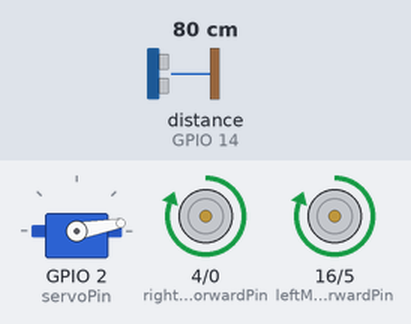
Bench run of a sketch on a simulated ESP8266 (NodeMCU). Parts: servo, motor-driver pin pairs drawn as motors (green arrow = first pin HIGH = forward, orange = second pin HIGH = backward, longer = more drive, scaled by the enable pin). Inputs (shaded band) come from the test bench; at power-on: distance to the obstacle (sensor on GPIO 14) 80 cm. The echo pulse lasts 58.3 µs per cm; what the sketch prints to the serial monitor is not drawn.

Above: at 0.79 s.
1.3 s: distance to the obstacle (sensor on GPIO 14) set to 22 cm
At 1.62 s:
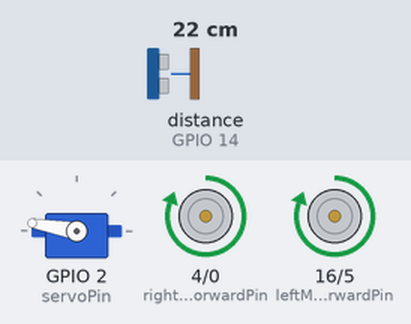
4.3 s: distance to the obstacle (sensor on GPIO 14) set to 19 cm
At 5.5 s:
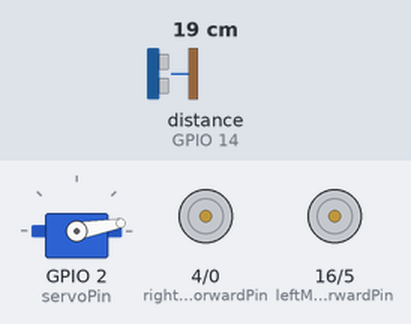
7.3 s: distance to the obstacle (sensor on GPIO 14) set to 35 cm
At 7.48 s:
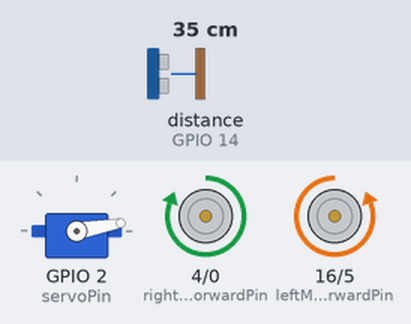
10.3 s: distance to the obstacle (sensor on GPIO 14) set to 2 cm
At 10.55 s:
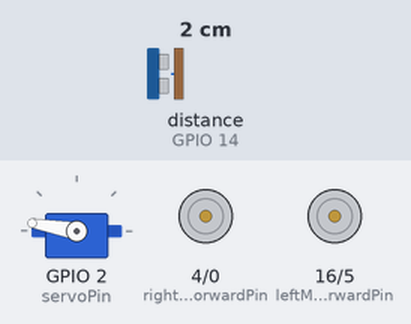
13.3 s: distance to the obstacle (sensor on GPIO 14) set to 9 cm
16.3 s: distance to the obstacle (sensor on GPIO 14) set to 12 cm
Timing chart, 0 to 20.3 s (numbered marks = the images above; inputs shaded):
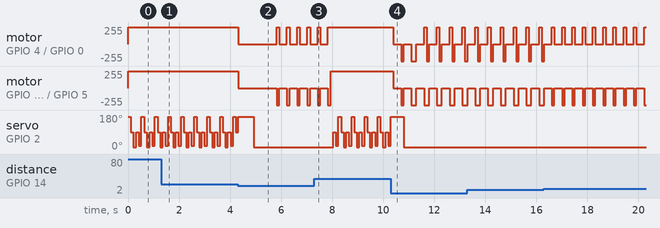

The sketch:

hello_servo.ino
```cpp
#include <NewPing.h> // Ultrasonic
#include <Servo.h> // servo

#include <ESP8266WiFi.h> // ESP8266
#include <WiFiUdp.h> // UDP


// distances
const int sonarMaxDistance = 200; // max distance for the sensor to read
const int dangerDistance = 20; // distance to avoid
const int criticalDistance = 10;

const int echoPin = 14; // D5/GPIO14
const int trigPin = 12; // D6/GPIO12

NewPing sonar(trigPin, echoPin, sonarMaxDistance);


Servo servo;
const int servoPin = 2; // D4/GPIO2
// Servo positions (rough calibrations):
const int fullLeft = 170;
const int frontCenter = 90; // 57 old val
const int fullRight = 10;
const int asd[4] = {fullLeft,  frontCenter,  fullRight, frontCenter};
int view = 0;


// L298N control pins
const int leftMotorForwardPin = 16; // D0/GPIO16
const int leftMotorBackwardPin = 5; // D1/GPIO5
const int rightMotorForwardPin = 4; // D2/GPIO4
const int rightMotorBackwardPin = 0; // D3/GPIO0

// motor speed pins
const int leftMotorSpeedPin = 15;  // D8/GPIO15
const int rightMotorSpeedPin = 13; // D7/GPIO13

// motor speeds
int leftMotorSpeed = 0;
int rightMotorSpeed = 0;

// biasing motors speed
int leftMotorSpeedBias = 0;
int rightMotorSpeedBias = 0;

// turning duration
const int turningDuration = 100;


// UDP
WiFiUDP Udp;
unsigned int localUdpPort = 5003;  // local port to listen on
char incomingPacket[255];          // buffer for incoming packets

// set wifi credentials
const String ssid = "Mobot"; // SSID
const String passphrase = "12345678"; // password

// mobot mode
bool controlled = false;


void setup() {
  // attach servo to pin
  servo.attach(servoPin);

  // initially position the sensor in front and center
  servo.write(frontCenter);

  // set pin modes
  pinMode(rightMotorForwardPin, OUTPUT);
  pinMode(rightMotorBackwardPin, OUTPUT);
  pinMode(leftMotorForwardPin, OUTPUT);
  pinMode(leftMotorBackwardPin, OUTPUT);

  // make the robot move forward if initially not controlled
  if (!controlled) {
    motorForward();
    setLeftMotorSpeed(255);
    setRightMotorSpeed(255);
  }

  // initiate wifi
  WiFi.mode(WIFI_STA);
  WiFi.softAP(ssid, passphrase);

  // print the AP IP address
  IPAddress IP = WiFi.softAPIP();
  Serial.print("AP IP address: ");
  Serial.println(IP);

  // print the UDP port
  Udp.begin(localUdpPort);
  Serial.print("UDP port: ");
  Serial.println(localUdpPort);

  Serial.begin(115200);
}

void loop() {
  int packetSize = Udp.parsePacket();
  String key;
  int val;

  if (packetSize) {
    Serial.printf("Received %d bytes from %s, port %d\n", packetSize, Udp.remoteIP().toString().c_str(), Udp.remotePort());

    // grab the data
    int len = Udp.read(incomingPacket, 255);
    if (len > 0) incomingPacket[len] = 0;
    String data = incomingPacket;

    // parse data
    key = data.substring(0, 2);
    val = data.substring(2, len).toInt();

    // set mobot mode
    if (key == "MD") {
      controlled = val;
      if (controlled) {
        motorStop();
      } else {
        motorForward();
        leftMotorSpeedBias = 0;
        rightMotorSpeedBias = 0;
        setLeftMotorSpeed(255);
        setRightMotorSpeed(255);

      }
    }

    // control the mobot
    if (controlled) {

      // control forward/backward
      if (key == "FB") {
        if (val > 0) {
          motorForward();
          leftMotorSpeed = val;
          rightMotorSpeed = val;
        } else if (val < 0) {
          motorBackward();
          leftMotorSpeed = val * -1;
          rightMotorSpeed = val * -1;
        } else {
          motorStop();
        }
      }


      // control turning
      else if (key == "LR") {
        if (val < 0) {
          rightMotorSpeedBias = val * -1;
        } else if (val > 0) {
          leftMotorSpeedBias = val;
        } else {
          leftMotorSpeedBias = 0;
          rightMotorSpeedBias = 0;
        }
      }
    }

  }

  // control mobot
  if (controlled) {
    setLeftMotorSpeed(leftMotorSpeed);
    setRightMotorSpeed(rightMotorSpeed);
  }

  // mobot mode obstacle
  else {
    servo.write(asd[view]);
    delay(100);
    view = view >= 4 ? 0 : view + 1;

    // detect if the distance is less or equal to
    // danger distance
    if (sonar.ping_cm() <= dangerDistance) {
      motorStop();
      int left = checkAndPingLeft();
      int right = checkAndPingRight();

      int distance = 0;

      // if distance on left is greater
      // than the distance on the right
      if (left > right) {
        servo.write(fullLeft);

        // detect until the distance is greater
        // than the danger distance
        do {
          distance = sonar.ping_cm();

          // move backward if the distance
          // is critical
          if (distance <= criticalDistance) {
            motorBackward();
            delay(100);
            motorStop();
          }

          delay(300);
          motorTurnLeft();
        }
        while (distance <= dangerDistance);
      }

      // if distance on right is greater
      // than the distance on the left
      else {
        servo.write(fullRight);

        // detect until the distance is greater
        // than the danger distance
        do {
          distance = sonar.ping_cm();

          // detect until the distance is greater
          // than the danger distance
          if (distance <= criticalDistance) {
            motorBackward();
            delay(100);
            motorStop();
          }

          delay(300);
          motorTurnRight();
        }
        while (distance <= dangerDistance);
      }

      servo.write(frontCenter);
      motorForward();
      setLeftMotorSpeed(255);
      setRightMotorSpeed(255);
    }

  }
}

// ping left distance
int checkAndPingLeft () {
  servo.write(fullLeft);
  delay(300);
  int distance = sonar.ping_cm();

  // move backward if the distance is critical
  if (distance <= criticalDistance) {
    motorBackward();
    delay(100);
    motorStop();
  } else {
    delay(300);
  }

  return distance;
}


// ping right distance
int checkAndPingRight () {
  servo.write(fullRight);
  delay(300);
  int distance = sonar.ping_cm();

  // move backward if the distance is critical
  if (distance <= criticalDistance) {
    motorBackward();
    delay(100);
    motorStop();
  } else {
    delay(300);
  }

  return distance;
}

void setLeftMotorSpeed(int val) {
  analogWrite(leftMotorSpeedPin, val - leftMotorSpeedBias);
}

void setRightMotorSpeed(int val) {
  analogWrite(rightMotorSpeedPin, val - rightMotorSpeedBias);
}

void motorForward() {
  digitalWrite(leftMotorForwardPin, HIGH);
  digitalWrite(leftMotorBackwardPin, LOW);
  digitalWrite(rightMotorForwardPin, HIGH);
  digitalWrite(rightMotorBackwardPin, LOW);
}

void motorBackward() {
  digitalWrite(leftMotorForwardPin, LOW);
  digitalWrite(leftMotorBackwardPin, HIGH);
  digitalWrite(rightMotorForwardPin, LOW);
  digitalWrite(rightMotorBackwardPin, HIGH);
}

void motorStop() {
  digitalWrite(leftMotorForwardPin, LOW);
  digitalWrite(leftMotorBackwardPin, LOW);
  digitalWrite(rightMotorForwardPin, LOW);
  digitalWrite(rightMotorBackwardPin, LOW);
}

void motorTurnLeft () {
  digitalWrite(leftMotorForwardPin, HIGH);
  digitalWrite(leftMotorBackwardPin, LOW);
  digitalWrite(rightMotorForwardPin, LOW);
  digitalWrite(rightMotorBackwardPin, HIGH);

  delay(turningDuration);
  motorStop();
}

void motorTurnRight () {
  digitalWrite(leftMotorForwardPin, LOW);
  digitalWrite(leftMotorBackwardPin, HIGH);
  digitalWrite(rightMotorForwardPin, HIGH);
  digitalWrite(rightMotorBackwardPin, LOW);

  delay(turningDuration);
  motorStop();
}
```

Measured:
- the behaviour switches between 21 and 20 cm on distance to the obstacle (sensor on GPIO 14) (found by bisection; images 1 and 2)
- after the input at 7.3 s, motor on GPIO 4 (rightMotorForwardPin) / GPIO 0 (rightMotorBackwardPin): goes on until 7.8 s, then stays forward 255/255; servo on GPIO 2 (servoPin): 10° → 90° after 0.74 s, then repeats every 0.51 s: 16° 0.10 s, 170° 0.10 s, 90° 0.10 s, 10° 0.10 s, 90° 0.10 s
